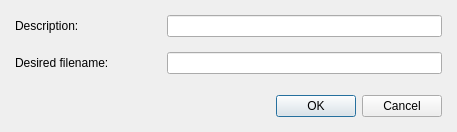
<?xml version="1.0" encoding="UTF-8"?>
<ui version="4.0">
 <class>LogViewerUI</class>
 <widget class="QDialog" name="LogViewerUI">
  <property name="geometry">
   <rect>
    <x>0</x>
    <y>0</y>
    <width>457</width>
    <height>106</height>
   </rect>
  </property>
  <property name="windowTitle">
   <string>Attach plot to electronic log</string>
  </property>
  <layout class="QVBoxLayout" name="verticalLayout">
   <item>
    <layout class="QGridLayout" name="gridLayout">
     <property name="bottomMargin">
      <number>6</number>
     </property>
     <item row="1" column="0">
      <widget class="QLabel" name="label_4">
       <property name="text">
        <string>Desired filename:</string>
       </property>
      </widget>
     </item>
     <item row="1" column="2" colspan="2">
      <widget class="QLineEdit" name="filename">
       <property name="text">
        <string/>
       </property>
      </widget>
     </item>
     <item row="0" column="2" colspan="2">
      <widget class="QLineEdit" name="description"/>
     </item>
     <item row="0" column="0">
      <widget class="QLabel" name="label_2">
       <property name="text">
        <string>Description:</string>
       </property>
      </widget>
     </item>
    </layout>
   </item>
   <item>
    <widget class="QDialogButtonBox" name="buttonBox">
     <property name="standardButtons">
      <set>QDialogButtonBox::Cancel|QDialogButtonBox::Ok</set>
     </property>
    </widget>
   </item>
  </layout>
 </widget>
 <layoutdefault spacing="15" margin="15"/>
 <tabstops>
  <tabstop>description</tabstop>
  <tabstop>filename</tabstop>
  <tabstop>buttonBox</tabstop>
 </tabstops>
 <resources>
  <include location="../../../../resources/nicos-gui.qrc"/>
 </resources>
 <connections>
  <connection>
   <sender>buttonBox</sender>
   <signal>accepted()</signal>
   <receiver>LogViewerUI</receiver>
   <slot>accept()</slot>
   <hints>
    <hint type="sourcelabel">
     <x>241</x>
     <y>116</y>
    </hint>
    <hint type="destinationlabel">
     <x>241</x>
     <y>67</y>
    </hint>
   </hints>
  </connection>
  <connection>
   <sender>buttonBox</sender>
   <signal>rejected()</signal>
   <receiver>LogViewerUI</receiver>
   <slot>reject()</slot>
   <hints>
    <hint type="sourcelabel">
     <x>241</x>
     <y>116</y>
    </hint>
    <hint type="destinationlabel">
     <x>241</x>
     <y>67</y>
    </hint>
   </hints>
  </connection>
  <connection>
   <sender>filename</sender>
   <signal>returnPressed()</signal>
   <receiver>LogViewerUI</receiver>
   <slot>accept()</slot>
   <hints>
    <hint type="sourcelabel">
     <x>302</x>
     <y>50</y>
    </hint>
    <hint type="destinationlabel">
     <x>241</x>
     <y>67</y>
    </hint>
   </hints>
  </connection>
 </connections>
</ui>
